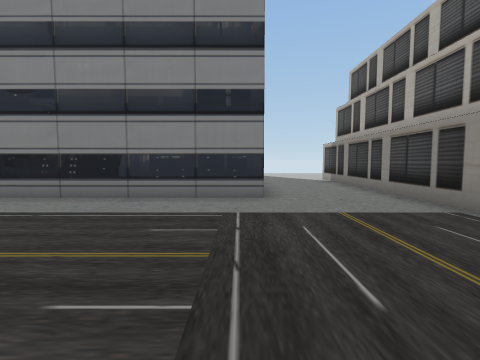
View 1 (above)

24 first-person views from a walk through a Unity game level. The camera is 1.5 m above the floor, tilts 4° down and sees 85° across. The floor is counted in squares, 2 m on a side. Each view is taken from the middle of a square. On the plan, view 1 faces up. The plan holds only what a view shows up to about 9 squares ahead; the rest is blank. The place goes on beyond the plan. Some surface patterns are stand-ins.

View 2
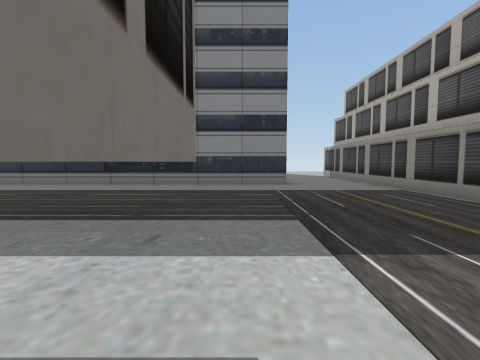

View 3
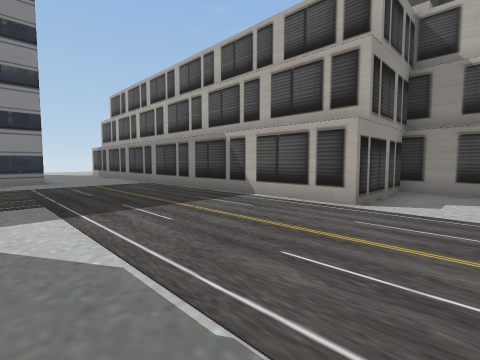

View 4
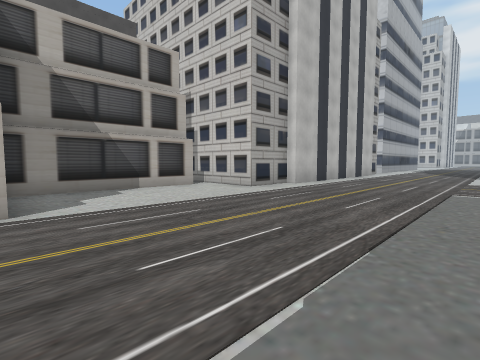

View 5
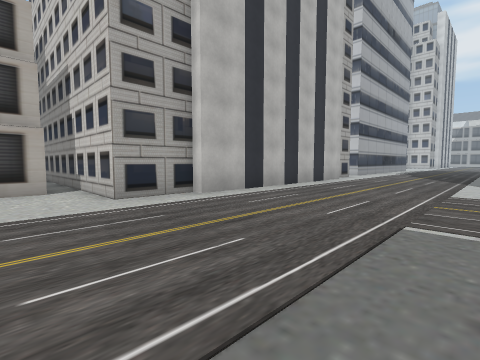

View 6
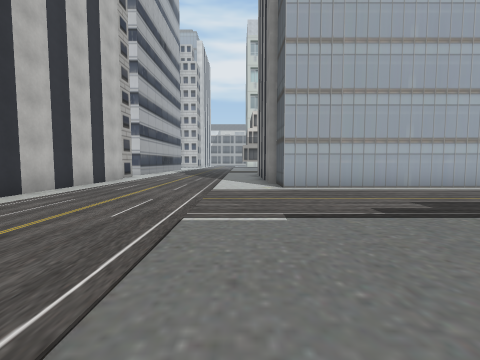

View 7
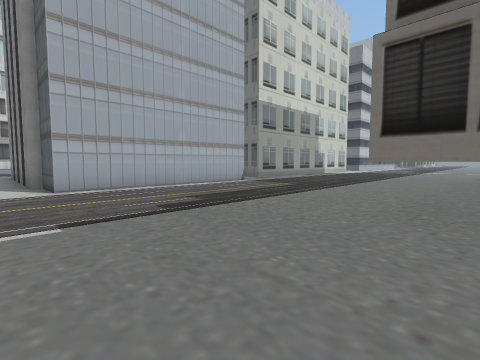

View 8
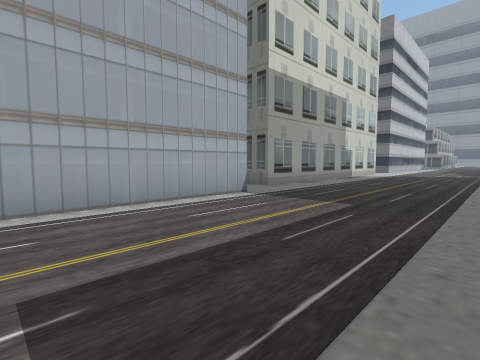

View 9
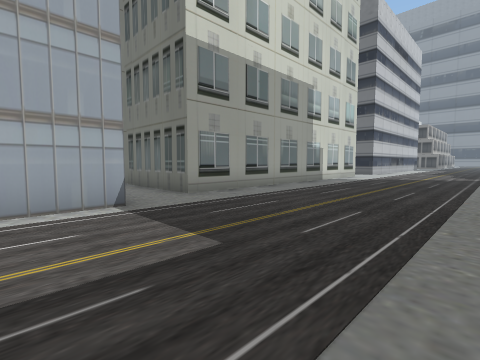

View 10
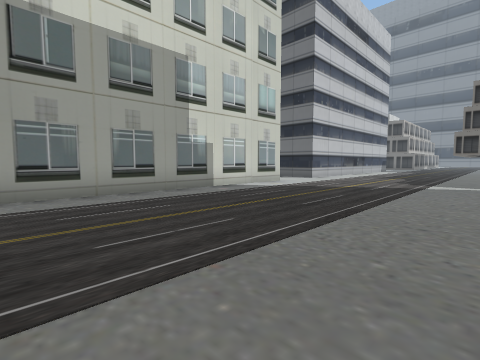

View 11
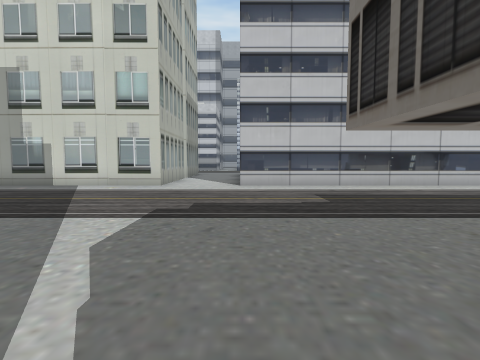

View 12
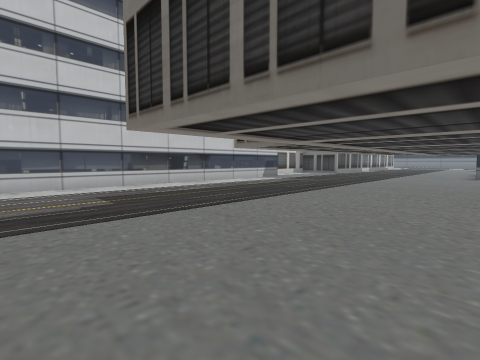

View 13
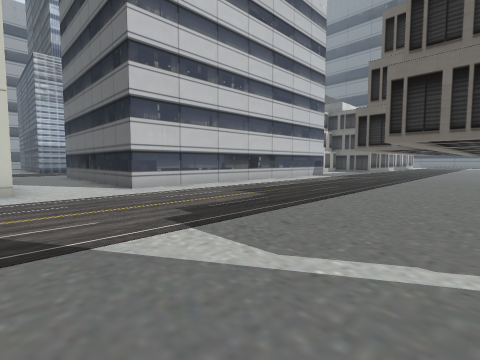

View 14
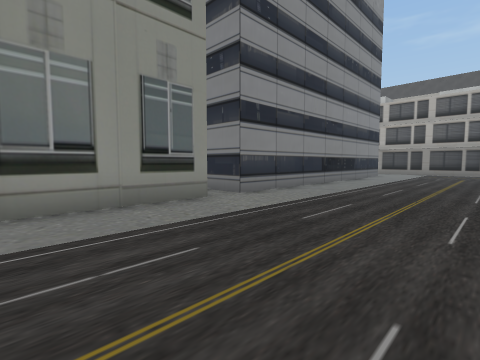

View 15
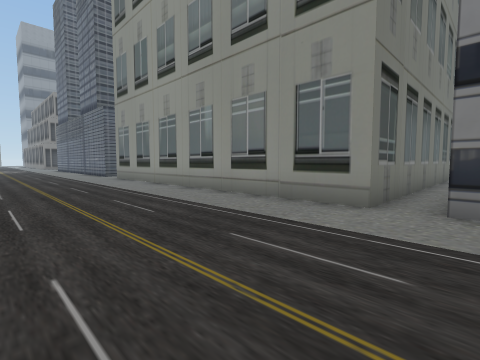

View 16
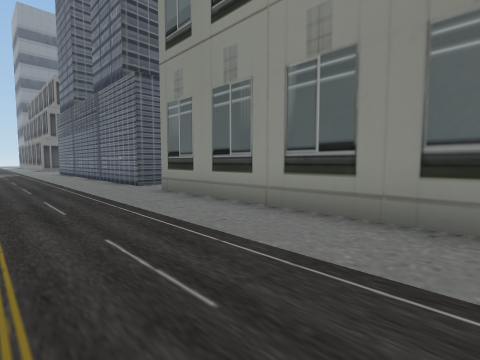

View 17
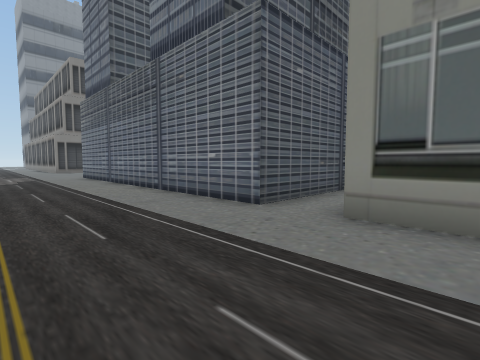

View 18
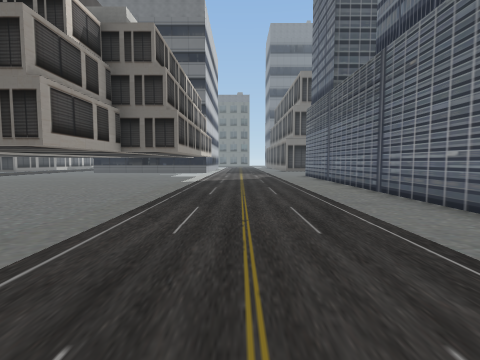

View 19
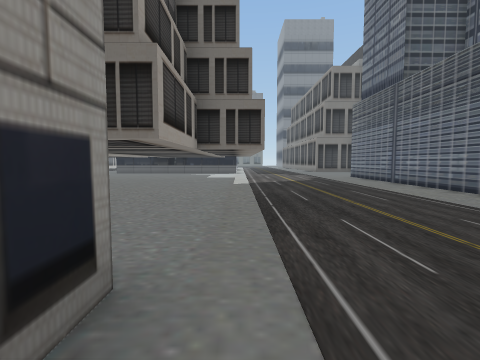

View 20
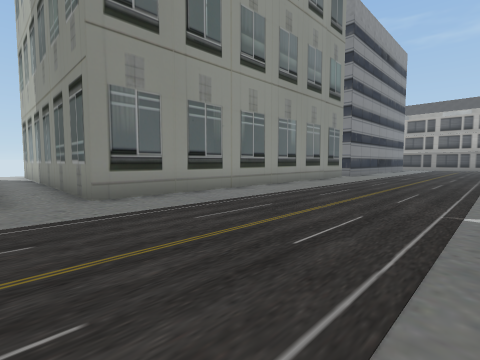

View 21
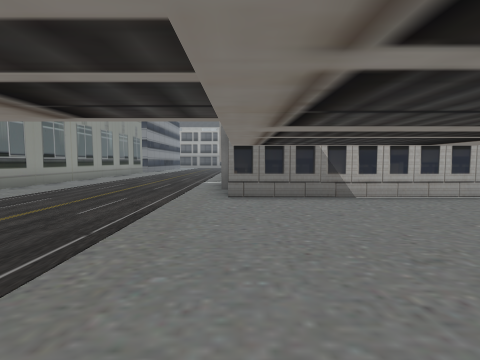

View 22
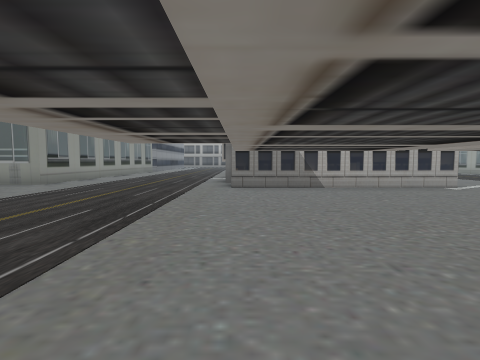

View 23
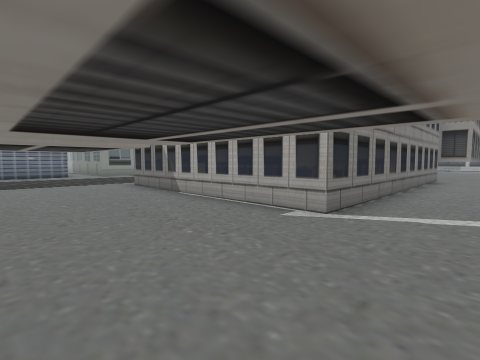

View 24
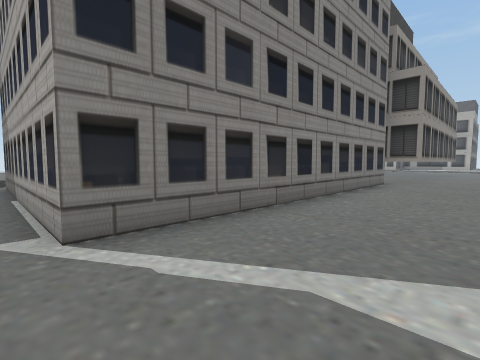

### Floor plan
Points are (right, up) in squares from view 1. A wall is a line through its corners. A room is listed if a view was taken in it or the views show most of it. See-through windows are left out.
Room 1 (views 1, 2, 3, 4, 5, 6, 7, 8, 9, 10, 11, 12, 13, 14, 15, 16, 17, 18, 19, 20, 21, 22, 23, 24)
walls: (-13.5, -7.3) (-22.5, -7.3) (-22.5, -0.7) (-21.8, -0.7); (-13, -8.2) (-13, -7.1); (-8.9, -14.5) (-2.3, -14.5) (-2.3, -16); (-4.4, -7.1) (-4.4, -8.2); (-20.5, -16.1) (-20.5, -15.2) (-10.5, -15.2) (-10.5, -18.5); (-1.2, -1.5) (-1.2, -2.8); (-2, -16) (-2, -18.5); (-30.5, -15.2) (-23, -15.2) (-23, -17.8); (-23, 9) (-23, 5.5) (-30.1, 5.5); (4, -16.1) (4, -10.8) (4.4, -10.8) (4.4, -8.9) (7.9, -8.9); (0.6, 5.5) (-9.5, 5.5) (-9.5, 6.9); (6.3, -8.1) (6.3, -3.3) (3.6, -3.3) (3.6, 9); (-10.5, 12.2) (-10.5, 5.5) (-21.5, 5.5) (-21.5, 11.2)

Positions as (right, up) in squares from view 1, and headings:
1: (0, 0), facing up
2: (-1, -3), facing up
3: (-1, -5), facing up-right
4: (-1, -3), facing down-right
5: (-1, -7), facing down-right
6: (-1, -7), facing down
7: (-1, -7), facing down-left
8: (-4, -10), facing down-left
9: (-7, -10), facing down-left
10: (-12, -9), facing down-left
11: (-23, -7), facing down
12: (-23, -7), facing down-left
13: (-20, -8), facing down-left
14: (-14, 1), facing up-right
15: (-9, 1), facing up-left
16: (-15, 2), facing up-left
17: (-20, 2), facing up-left
18: (-20, 2), facing left
19: (-21, 0), facing left
20: (-23, 0), facing up-right
21: (-28, -1), facing right
22: (-30, -1), facing right
23: (-26, -9), facing up-right
24: (-23, -10), facing up-right
